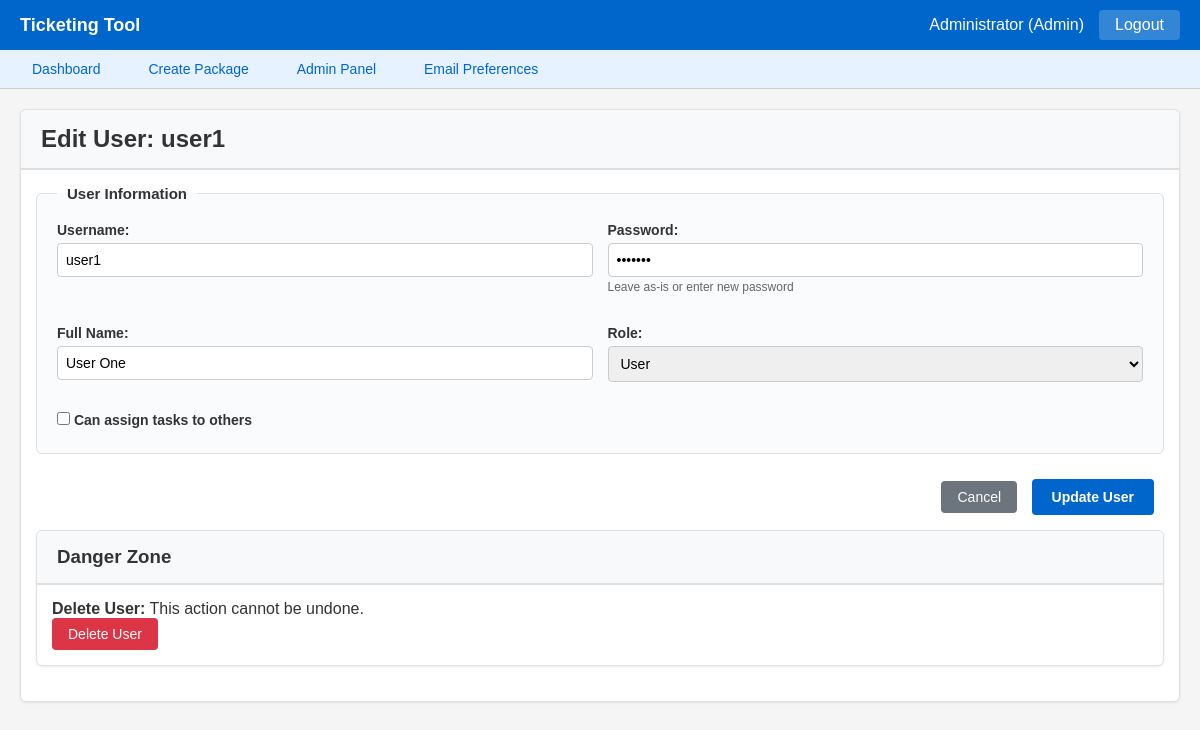
The page /admin/users/edit/user1 (signed in) on the database its author committed.
### models.py (models this page shows, shortened)
class User(db.Model):
    __tablename__ = 'users'
    username = db.Column(db.String(50), primary_key=True)
    password = db.Column(db.String(100), nullable=False)
    role = db.Column(db.String(20), nullable=False, default='user')
    name = db.Column(db.String(100), nullable=False)
    can_assign = db.Column(db.Boolean, default=False)
    permissions = db.Column(db.Text)  # Store as JSON string
    def get_permissions(self):
        return json.loads(self.permissions) if self.permissions else {}

### main.py (the view, shortened to what this page needs)
@app.route('/admin/users/edit/<username>', methods=['GET', 'POST'])
@admin_required
def edit_user(username):
    user = db.session.get(User, username)
    if not user:
        flash('User not found')
        return redirect(url_for('admin_users'))
    user_data = {
        'password': user.password,
        'role': user.role,
        'name': user.name,
        'can_assign': user.can_assign,
        'permissions': user.get_permissions()
    }
    return render_template('edit_user.html', username=username, user_data=user_data)

### main.py (called while the page is built)
def get_all_field_configs():
    fields = FieldConfig.query.all()
    return {f.field_name: {
        'type': f.field_type,
        'label': f.label,
        'editable': f.editable,
        'options': f.get_options(),
        'permissions': f.get_permissions()
    } for f in fields}

def admin_required(f):
    @wraps(f)
    def decorated_function(*args, **kwargs):
        if 'username' not in session:
            return redirect(url_for('login'))
        user = db.session.get(User, session['username'])
        if not user or user.role != 'admin':
            flash('Admin access required')
            return redirect(url_for('dashboard'))
        return f(*args, **kwargs)
    return decorated_function

### models.py (called while the page is built)
    def get_options(self):
        return json.loads(self.options) if self.options else []

    def get_permissions(self):
        return json.loads(self.permissions) if self.permissions else {}

### templates/edit_user.html (shortened to what this page needs)
{% extends "base.html" %}
{% block content %}
<div class="card">
    <div class="card-header">
        <h2>Edit User: {{ username }}</h2>
    </div>
    <div class="card-body">
        <form method="POST">
            <fieldset class="field-group">
                <legend>User Information</legend>
                <div class="form-row">
                    <div class="form-col">
                        <div class="form-group">
                            <label for="username">Username:</label>
                            <input type="text" id="username" name="username" class="form-control"
                                value="{{ username }}" required
                                {% if username == 'admin' %}readonly title="Admin username cannot be changed"{% endif %}>
                        </div>
                    </div>
                    <div class="form-col">
                        <div class="form-group">
                            <label for="password">Password:</label>
                            <input type="password" id="password" name="password" class="form-control"
                                value="{{ user_data.password }}" required>
                            <small style="color: #666; font-size: 12px;">Leave as-is or enter new password</small>
                        </div>
                    </div>
                </div>
                <div class="form-row">
                    <div class="form-col">
                        <div class="form-group">
                            <label for="name">Full Name:</label>
                            <input type="text" id="name" name="name" class="form-control"
                                value="{{ user_data.name }}" required>
                        </div>
                    </div>
                    <div class="form-col">
                        <div class="form-group">
                            <label for="role">Role:</label>
                            <select id="role" name="role" class="form-control" required>
                                <option value="user" {% if user_data.role == 'user' %}selected{% endif %}>User</option>
                            </select>
                        </div>
                    </div>
                </div>
                <div class="form-group" style="margin-bottom: 0;">
                    <label>
                        <input type="checkbox" name="can_assign" value="1"
                            {% if user_data.can_assign %}checked{% endif %}>
                        Can assign tasks to others
                    </label>
                </div>
            </fieldset>
            <div class="form-group text-right">
                <a href="{{ url_for('admin_users') }}" class="btn btn-secondary">Cancel</a>
                <button type="submit" class="btn btn-primary">Update User</button>
            </div>
        </form>
{% if username != 'admin' %}
<div class="card">
    <div class="card-header">
        <h3>Danger Zone</h3>
    </div>
    <div class="card-body">
        <p><strong>Delete User:</strong> This action cannot be undone.</p>
        <a href="{{ url_for('delete_user', username=username) }}"
           class="btn btn-danger"
           onclick="return confirm('Are you sure you want to permanently delete user {{ username }}? This action cannot be undone.')">
           Delete User
        </a>
    </div>
</div>
{% endif %}
{% endblock %}

### templates/base.html (shortened to what this page needs)
<!DOCTYPE html>
<html lang="en">
<head>
</head>
<body>
    {% if session.username %}
    <div class="header">
        <h1>Ticketing Tool</h1>
        <div class="user-info">
            <span>{{ session.name }} ({{ session.role|title }})</span>
            <a href="{{ url_for('logout') }}"
            style="color: white; text-decoration: none; padding: 6px 16px; background-color: rgba(255, 255, 255, 0.2); border-radius: 4px; font-weight: 500; transition: all 0.2s;"
            onmouseover="this.style.backgroundColor='rgba(255, 255, 255, 0.3)'"
            onmouseout="this.style.backgroundColor='rgba(255, 255, 255, 0.2)'">
                Logout
            </a>
        </div>
    </div>
    <div class="nav">
        <a href="{{ url_for('dashboard') }}"
        class="{% if request.endpoint == 'dashboard' %}nav-active{% endif %}">
            Dashboard
        </a>
        {% if session.get('permissions', {}).get('package_create', False) or session.can_assign or session.role == 'admin' %}
        <a href="{{ url_for('create_package') }}"
        class="{% if request.endpoint == 'create_package' %}nav-active{% endif %}">
            Create Package
        </a>
        {% endif %}
        {% if session.role == 'admin' %}
        <a href="{{ url_for('admin_panel') }}"
        class="{% if request.endpoint in ['admin_panel', 'admin_users', 'admin_config', 'admin_permissions'] %}nav-active{% endif %}">
            Admin Panel
        </a>
        {% endif %}
        {% if session.role == 'admin' %}
            <a href="{{ url_for('email_preferences') }}">Email Preferences</a>
        {% endif %}
    </div>
    {% endif %}
    <div class="container{% if request.endpoint in ['login'] %} container-narrow{% endif %}">
        {% block content %}{% endblock %}
    </div>
</body>
</html>

### templates/base.html (style rules this page uses)
* { margin: 0; padding: 0; box-sizing: border-box; }
body { font-family: Arial, sans-serif; background-color: #f5f5f5; color: #333; min-height: 100vh; display: flex; flex-direction: column; }
.header { background-color: #0066cc; color: white; padding: 10px 20px; display: flex; justify-content: space-between; align-items: center; flex-shrink: 0; }
.header h1 { font-size: 18px; }
.user-info { display: flex; align-items: center; gap: 15px; }
.nav { background-color: #e6f2ff; padding: 10px 20px; border-bottom: 1px solid #ccc; flex-shrink: 0; }
.nav a { color: #0066cc; text-decoration: none; margin-right: 20px; font-size: 14px; }
.container { flex: 1; width: 100%; max-width: none; margin: 0; padding: 20px; overflow-x: auto; }
.card { background: white; border: 1px solid #e0e0e0; margin-bottom: 20px; box-shadow: 0 1px 3px rgba(0,0,0,0.08); border-radius: 6px; transition: box-shadow 0.2s; }
.card-header { background-color: #f8f9fa; border-bottom: 2px solid #e0e0e0; padding: 15px 20px; font-weight: 600; font-size: 16px; border-radius: 6px 6px 0 0; }
.card-body { padding: 15px; }
.form-group { margin-bottom: 15px; }
.form-group label { display: block; margin-bottom: 5px; font-weight: bold; font-size: 14px; }
.form-control { width: 100%; padding: 8px; border: 1px solid #ccc; font-size: 14px; border-radius: 4px; }
.btn { padding: 8px 16px; border: none; cursor: pointer; font-size: 14px; text-decoration: none; display: inline-block; margin-right: 10px; border-radius: 4px; transition: all 0.2s; }
.btn-primary { background-color: #0066cc; color: white; font-weight: 600; padding: 10px 20px; font-size: 14px; }
.btn-secondary { background-color: #6c757d; color: white; font-weight: 400; padding: 8px 16px; }
.btn-danger { background-color: #dc3545; color: white; }
.nav a { color: #0066cc; text-decoration: none; margin-right: 20px; font-size: 14px; padding: 8px 12px; border-radius: 4px; transition: all 0.2s; }
.form-row { display: flex; gap: 15px; margin-bottom: 15px; flex-wrap: wrap; }
.form-col { flex: 1; min-width: 250px; }
.text-right { text-align: right; }
.field-group { border: 1px solid #e0e0e0; border-radius: 6px; padding: 20px; margin-bottom: 25px; background-color: #fafbfc; }
.field-group legend { font-weight: 600; font-size: 15px; color: #333; padding: 0 10px; margin-bottom: 0; width: auto; }

### rows shown on the page
User: name "Administrator"
User: username "user1", name "User One", role "User"

### other values the page prints
{{ session.role|title }} "Admin"
